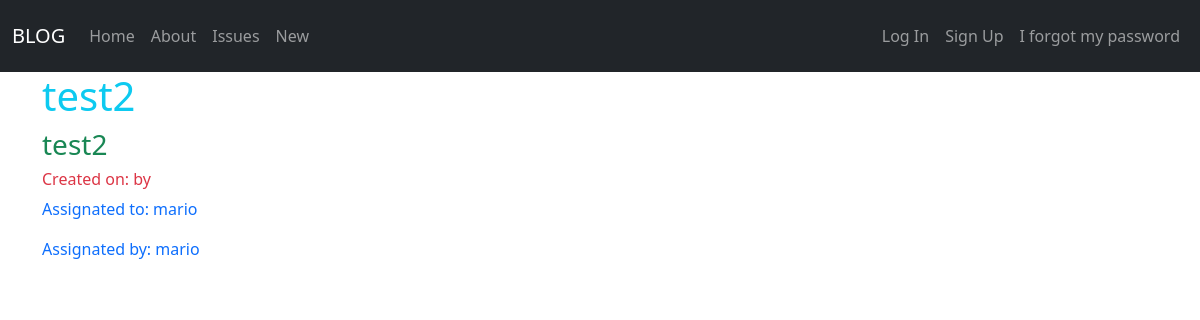
The app's page /issues/2/ with its own data.
### issues/models.py (models this page shows, shortened)
class Issue(models.Model):
    summary = models.CharField(max_length=264)
    description = models.TextField()
    status = models.ForeignKey(
        Status,
        on_delete=models.CASCADE
    )
    priority = models.ForeignKey(
        Priority,
        on_delete=models.CASCADE
    )
    assignee = models.ForeignKey(
        get_user_model(),
        on_delete=models.CASCADE
    )
    reporter = models.ForeignKey(
        get_user_model(),
        on_delete=models.CASCADE,
        related_name="reporter"
    )
    created_at = models.DateTimeField(auto_now_add=True)

### accounts/models.py (models this page shows)
class CustomUser(AbstractUser):
    role = models.ForeignKey(
        Role,
        on_delete=models.CASCADE,
        null=True, blank=True
    )
    team = models.ForeignKey(
        Team,
        on_delete=models.CASCADE,
        null=True, blank=True
    )

### issues/views.py (the view)
# urls.py: path("<int:pk>/", views.IssueDetailView.as_view(), name="detail"),
class IssueDetailView(
    DetailView,
    LoginRequiredMixin,
    UserPassesTestMixin):
    template_name = "issues/detail.html"
    model = Issue

### templates/issues/detail.html (shortened to what this page needs)
{% extends 'base.html' %}
{% block content %}
<h1 class="text-info">{{issue.summary}}</h1>
<h3 class="text-success">{{issue.description}}</h3>
<h6 class="text-danger">Created on: {{issue.created_on}} by {{issue.author}}</h6>
<p class="text-primary">Assignated to: {{issue.assignee}}</p>
<p class="text-primary">Assignated by: {{issue.reporter}}</p>
{% endblock content %}

### records on screen
Issue: summary "test2", description "test2", assignee "mario", reporter "mario"
